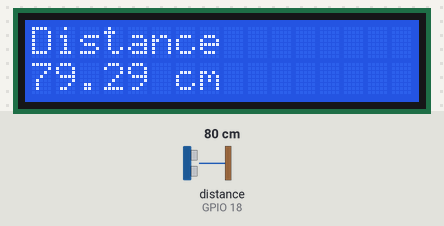
A sketch run on a simulated ESP32. Parts: 16×2 character LCD. Wiring (inferred from the names in the program): ultrasonic range finder: trigger GPIO 5; echo GPIO 18. Inputs (shaded band) come from the test bench; at power-on: distance to the obstacle (sensor on GPIO 18) 80 cm. The echo pulse lasts 58.3 µs per cm; what the sketch prints to the serial monitor is not drawn.

Above: at 1.2 s.
1.3 s: distance to the obstacle (sensor on GPIO 18) set to 2 cm
At 2.8 s:
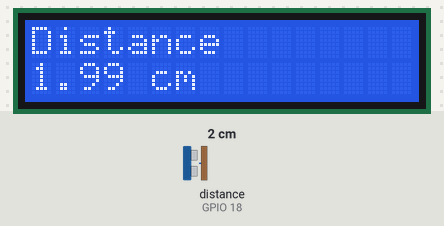
5.4 s: distance to the obstacle (sensor on GPIO 18) set to 4 cm
At 7.0 s:
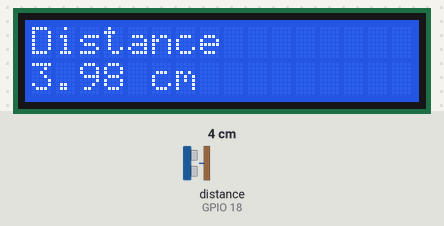
8.7 s: distance to the obstacle (sensor on GPIO 18) set to 9 cm
At 10.0 s:
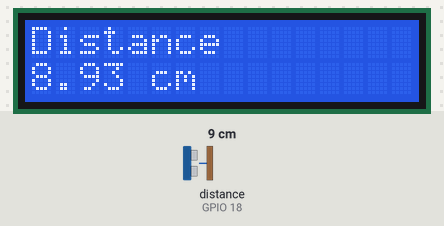
Timing chart, 0 to 11.7 s (numbered marks = the images above; inputs shaded):
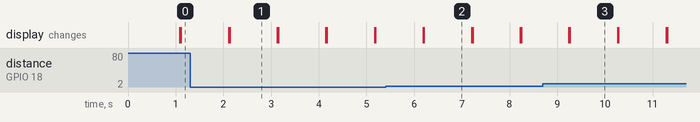

The sketch:

ESP32-I2C-LCD-HC-SR04.ino
```cpp
#include <LiquidCrystal_I2C.h>
// set the LCD number of columns and rows
int lcdColumns = 16;
int lcdRows = 2;
const int trigPin = 5;
const int echoPin = 18;
long duration;
float distanceCm;
float distanceInch;
// set LCD address, number of columns and rows
// if you don't know your display address, run an I2C scanner sketch
//define sound speed in cm/uS
#define SOUND_SPEED 0.034
#define CM_TO_INCH 0.393701
LiquidCrystal_I2C lcd(0x27, lcdColumns, lcdRows);
void setup(){
  // initialize LCD
  lcd.init();
  // turn on LCD backlight
  lcd.backlight();
  Serial.begin(115200); // Starts the serial communication
  pinMode(trigPin, OUTPUT); // Sets the trigPin as an Output
  pinMode(echoPin, INPUT); // Sets the echoPin as an Input
}

void loop(){

  // Clears the trigPin
  digitalWrite(trigPin, LOW);
  delayMicroseconds(2);
  // Sets the trigPin on HIGH state for 10 micro seconds
  digitalWrite(trigPin, HIGH);
  delayMicroseconds(10);
  digitalWrite(trigPin, LOW);
  // Reads the echoPin, returns the sound wave travel time in microseconds
  duration = pulseIn(echoPin, HIGH);
  // Calculate the distance
  distanceCm = duration * SOUND_SPEED/2;

  // Convert to inches
  distanceInch = distanceCm * CM_TO_INCH;

  // Prints the distance in the Serial Monitor
  Serial.print("Distance (cm): ");
  Serial.println(distanceCm);
  Serial.print("Distance (inch): ");
  Serial.println(distanceInch);
  // set cursor to first column, first row
  lcd.setCursor(0, 0);
  // print message
  lcd.print("Distance");
  // set cursor to first column, second row
  lcd.setCursor(0,1);
  lcd.print(distanceCm);
  lcd.print(" cm");
  delay(1000);
  lcd.clear();


}
```

Measured:
- after the input at 1.3 s, the display: first differs from a run without the input after 0.83 s (image 1)
- after the input at 5.4 s, the display: first differs from a run without the input after 0.81 s (image 2)
- after the input at 8.7 s, the display: first differs from a run without the input after 0.56 s (image 3)
- what the display in image 1 shows lasts 1.0 s, from 2.1 s to 3.1 s
